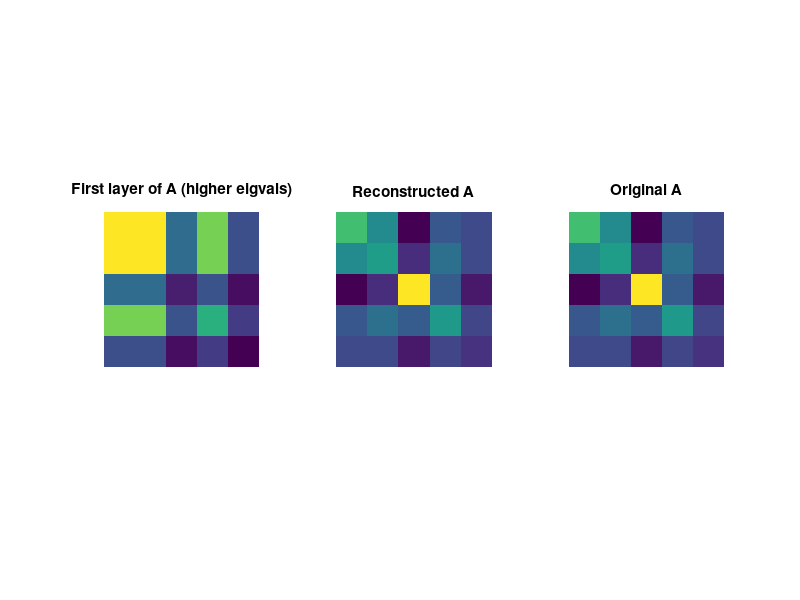

Write MATLAB code to recreate this figure.
%% Code challenge from video 142

clear, clc

%% Reconstruct a matrix from eigenlayers

% start by creating a square (5x5) symmetric matrix (for convenience since
% you'll have V'=inv(V))
n = 5;
A = randn(n);
A = A*A';

% take the eigendecomposition
[eigvecs, eigvals] = eig(A);

% show that that the norm of each column in V is 1
eigvecs_norm = eigvecs * eigvecs';

% create one layer of A as product of l(ii), v(:i) and v'(i:), and compute
% its norm; sort the eigenvalues/vectors before starting
[eigvals,indx] = sort(diag(eigvals),'descend');
eigvecs = eigvecs(:,indx);

layer1 = eigvals(1) * eigvecs(:,1) * eigvecs(:,1)'; 

% reconstruct the original matrix by summing all the layers 
lay = zeros(n,n);
Ar  = zeros(n,n);
for i = 1:n
    
    lay = eigvals(i) * eigvecs(:,i) * eigvecs(:,i)'; 
    Ar = Ar + lay;
    
end

test = A - Ar; 
disp(' ')
disp(test)
disp(' ')

% show that the norm of the outer product of each layer is the eigenvalue
outer_norm = diag(eigvals) * eigvecs_norm;

%% ploting

% plot example of layer 1, the reconstructed matrix, and the original
% matrix
figure(1), clf
subplot(131), imagesc(layer1)
axis square, axis off
title('First layer of A (higher eigvals)')

subplot(132), imagesc(Ar)
axis square, axis off
title('Reconstructed A')

subplot(133), imagesc(A)
axis square, axis off
title('Original A')



